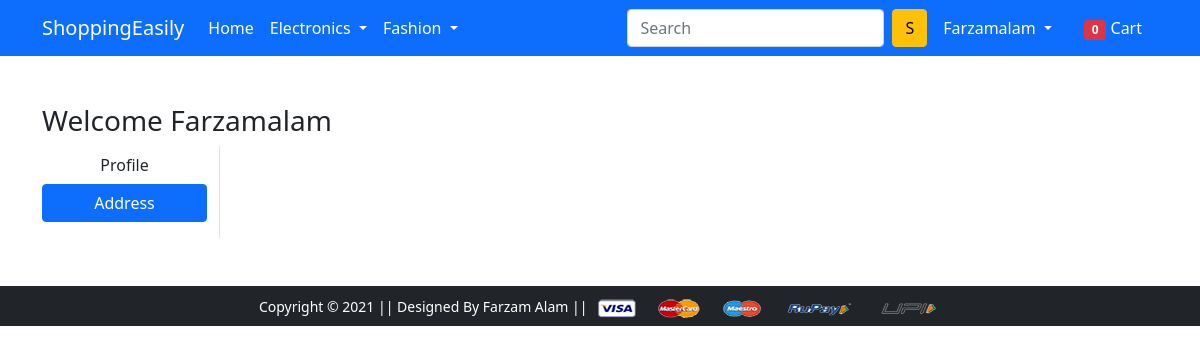
/address/ (signed in), run on an earlier commit of the app's database.
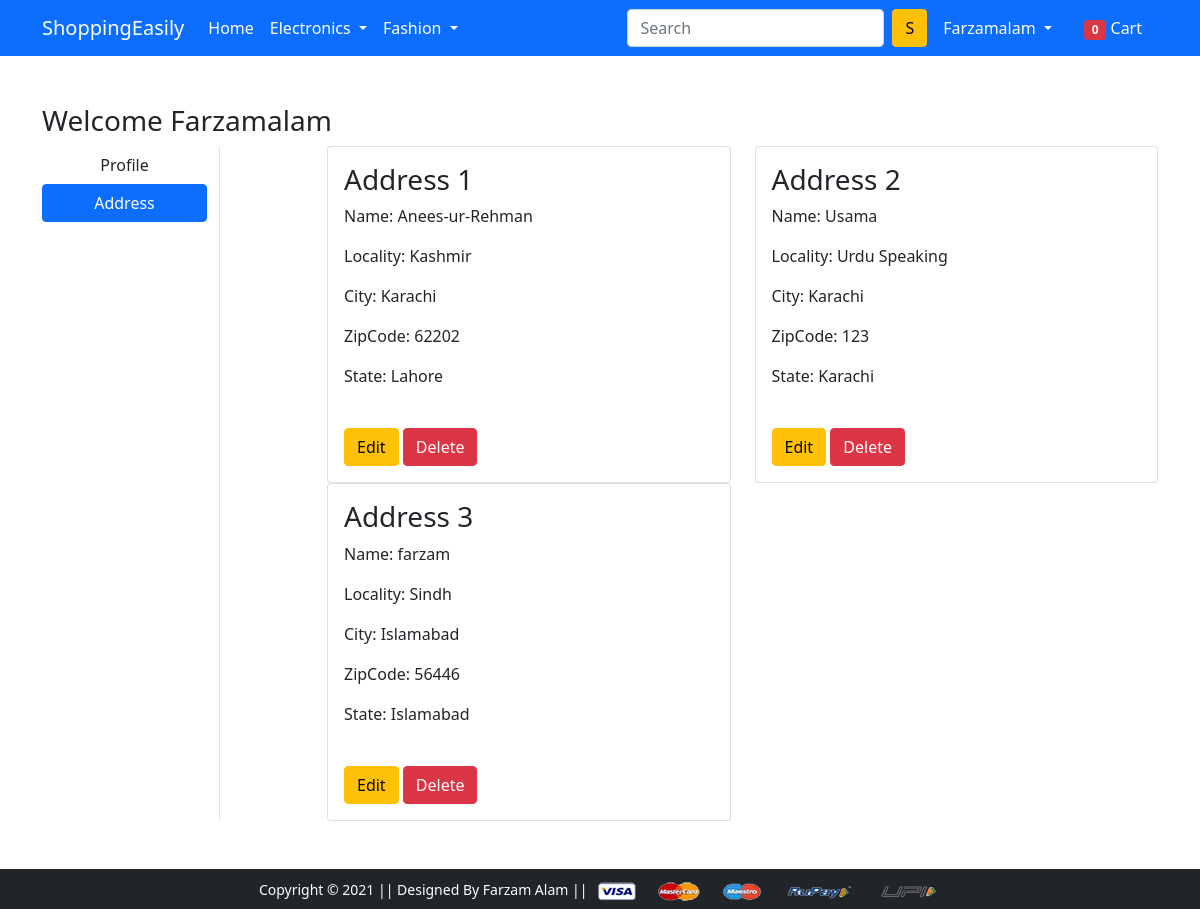
And on a later commit of the database.
### app/models.py (models this page shows, shortened)
class Customer(models.Model):
    user = models.ForeignKey(User, on_delete=models.CASCADE)
    name = models.CharField(max_length=100)
    locality = models.CharField(max_length=100)
    city = models.CharField(max_length=100)
    zipcode = models.IntegerField()
    state = models.CharField(choices=STATE_CHOICES,max_length=100)

### app/views.py (the view)
# urls.py: path('address/', views.address.as_view(), name='address'),
@method_decorator(login_required, name='dispatch')
class address(View):
    def get(self, request):
        address = Customer.objects.filter(user=self.request.user)
        context = {'address':address}
        return render(request, 'app/address.html', context)

### app/context_processors.py (called while the page is built)
def cart_count(request):
    if request.user.is_authenticated:
        carts = Cart.objects.filter(user=request.user)
        count = carts.count()
        return {'cart_count':count}
    else:
        return {'count':0}

### app/templates/app/address.html (shortened to what this page needs)
{% extends 'app/base.html' %}
{% load static %}
{% block main-content %}
<div class="container my-5">
 <div class="row">
  <h3>Welcome {{request.user|title}}</h3>
  <div class="col-sm-2 border-end">
   <ul class="list-unstyled">
    <li class="d-grid"><a href="{% url 'profile' %}" class="btn">Profile</a></li>
    <li class="d-grid"><a href="{% url 'address' %}" class="btn btn-primary">Address</a></li>
   </ul>
  </div>
  <div class="col-sm-9 offset-sm-1">
   <div class="row">
    {% for add in address %}
        {% if request.user %}
            <div class="col-sm-6">
                <div class="card">
                    <div class="card-body">
                        <h3>Address {{forloop.counter}} </h3>
                        <p>Name: {{add.name}} </p>
                        <p>Locality: {{add.locality}} </p>
                        <p>City: {{add.city}} </p>
                        <p>ZipCode: {{add.zipcode}} </p>
                        <p>State: {{add.state}} </p>
                        <a href="{% url 'profile-edit' add.id %}" class="btn btn-warning mt-4">Edit</a>
                        <a href="{% url 'address-delete' add.id %}" class="btn btn-danger mt-4">Delete</a>
                    </div>
                </div>
            </div>
        {% endif %}
    {% endfor %}
   </div>
  </div>
 </div>
</div>
{% endblock main-content %}

What changed in the data, as far as the page shows it:
added Customer: name "Anees-ur-Rehman", locality "Kashmir", city "Karachi", zipcode "62202", state "Lahore"
added Customer: name "Usama", locality "Urdu Speaking", city "Karachi", zipcode "123", state "Karachi"
added Customer: name "farzam", locality "Sindh", city "Islamabad", zipcode "56446", state "Islamabad"
